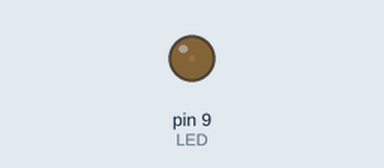
The sketch below on a simulated Arduino Uno, built with avr-gcc and run on an emulated ATmega328P. On the bench: output pins drawn as LEDs (lit = HIGH).

Above: at 0.05 s.
At 1.25 s:
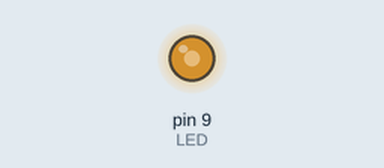
At 1.8 s:
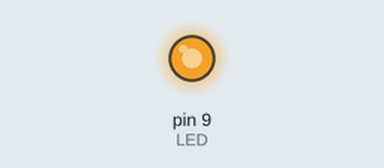
At 3.6 s:
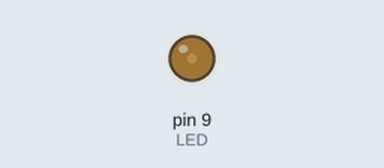
Timing chart, 0 to 9.2 s (numbered marks = the images above):
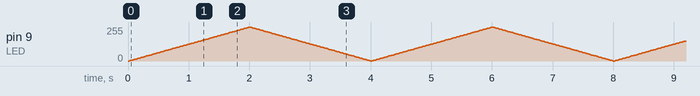

The sketch:

10.ino
```cpp
/*Pomocí millis() postupně zvyšujte jas LED od 0 do 100 % tak, aby celá změna trvala 2 s. Po dosažení 100% jasu se bude jas 2 s snižovat až do 0.
Po dosažení 0 se jas bude opět zvyšovat, atd. Celá změna od 0 na 100 % a zpět na 0 bude trvat 4 s.
#define LED 9
*/
#define LED 9
int jas = 0;
int doba = 20;
int krok = 1;
unsigned long PosledniMillis;
void setup() {
  pinMode(LED, OUTPUT);
  Serial.begin(9600);
  analogWrite(LED, jas);
}

void loop() {
  if(millis() - PosledniMillis >= doba){
    PosledniMillis = millis();
    jas = jas + krok;
     if(jas>= 100 || jas <= 0){
      krok = - krok;
     }
    analogWrite(LED, jas * 255 / 100);
  }

}
```
